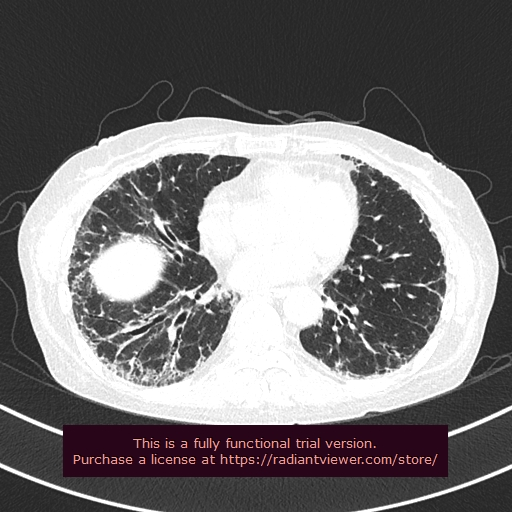
#> input picture test/reticular/1400001.jpg, 512 x 512 px
$ jupyter execute --allow-errors '视频分析.ipynb'
#> lines starting #> are read from the running program, lines starting #| are printed output that depends on the picture; after the words box and inside, x2 and y2 are one past the last pixel; in counts of white or black regions, pixels touching at a corner belong together; long printed decimals are rounded
[cell 1]
import cv2 as cv
import matplotlib.pyplot as plt
import numpy as np
import imageio

buf=[]
for i in range(20):
    s=""
    if i+1<10:
        s="0"+str(i+1)
    else:
        s=str(i+1)
    tmp=cv.imread("test/honeycombing/"+s+"00001.jpg")
    buf.append(tmp)


gif=imageio.mimsave('honeycombing.gif',buf,'GIF',duration=0.2)

buf=[]
for i in range(20):
    s=""
    if i+1<10:
        s="0"+str(i+1)
    else:
        s=str(i+1)
    tmp=cv.imread("test/reticular/"+s+"00001.jpg")
    buf.append(tmp)


gif=imageio.mimsave('reticular.gif',buf,'GIF',duration=0.2)

[cell 2]
img1=cv.imread("test/reticular/1400001.jpg")
#> img1 is the input picture: shape (512, 512, 3); mean B, G, R 116.1, 114.8, 117.7
img2=cv.imread("test/reticular/1500001.jpg")
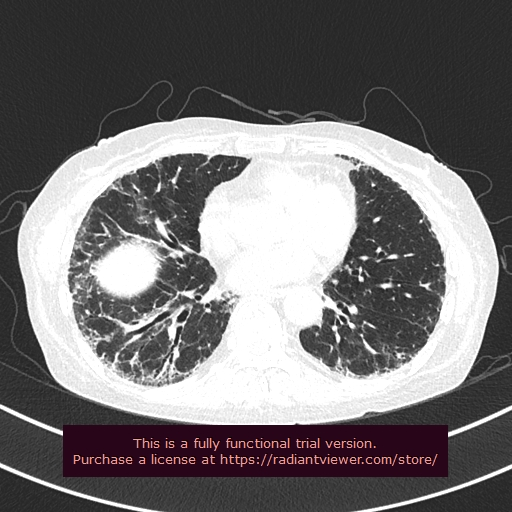
#> input picture test/reticular/1500001.jpg, 512 x 512 px
#> img2 is the input picture: shape (512, 512, 3); mean B, G, R 115.6, 114.3, 117.2
img1=cv.cvtColor(img1,cv.COLOR_BGR2GRAY)
#> img1: shape (512, 512)
img2=cv.cvtColor(img2,cv.COLOR_BGR2GRAY)
#> img2: shape (512, 512)


level=8 #灰度级
#变换灰度级
grayLevel1=np.zeros(img1.shape,np.uint8)
grayLevel2=np.zeros(img1.shape,np.uint8)
for i in range(img1.shape[0]):
    for j in range(img1.shape[1]):
        l=img1[i,j]/(256/level)  #0,1,..,level-1级
        grayLevel1[i,j]=l
        l=img2[i,j]/(256/level)  #0,1,..,level-1级
        grayLevel2[i,j]=l


mask=np.zeros(img1.shape,np.uint8)
for i in range(img1.shape[0]):
    for j in range(img1.shape[1]):
        if grayLevel1[i,j]==grayLevel2[i,j]:
            mask[i,j]=0
        else:
            mask[i,j]=255
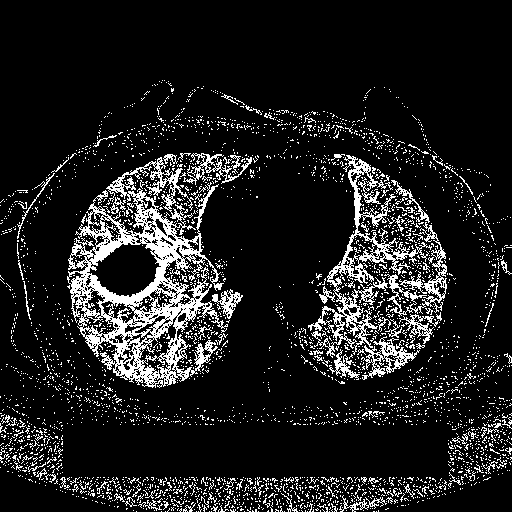
#> mask: shape (512, 512); 12.4% white in thin lines or dots, all inside (x1, y1, x2, y2) = (0, 80, 512, 512)


plt.imshow(mask,cmap="gray")

[cell 3]
kernel=cv.getStructuringElement(cv.MORPH_ELLIPSE,(7,7))
closing=cv.morphologyEx(mask,cv.MORPH_CLOSE,kernel)#使用闭操作消除图像内部的小孔

for i in range(7):
    closing=cv.morphologyEx(closing,cv.MORPH_CLOSE,kernel)#使用闭操作消除图像内部的小孔
#> closing: shape (512, 512); 31.1% white; 321 white regions (289 under 20 px), largest, box (x1, y1, x2, y2) and area: (13, 149, 260, 425) 29821, (289, 151, 456, 384) 20801, (0, 397, 512, 512) 19059

kernel=np.ones((5,5))
closing=cv.morphologyEx(closing,cv.MORPH_OPEN,kernel)
plt.imshow(closing,cmap="gray")

[cell 4]
seedPoint1=(180,190)
seedPoint2=(400,300)
seedPoint3=(150,350)
mask=np.zeros([closing.shape[0]+2,closing.shape[1]+2],np.uint8)
fill1=closing.copy()
cv.floodFill(fill1,mask=mask,seedPoint=seedPoint1,newVal=150)
mask2=np.zeros([closing.shape[0]+2,closing.shape[1]+2],np.uint8)
fill2=closing.copy()
cv.floodFill(fill2,mask=mask2,seedPoint=seedPoint2,newVal=150)
mask3=np.zeros([closing.shape[0]+2,closing.shape[1]+2],np.uint8)
fill3=closing.copy()
cv.floodFill(fill3,mask=mask3,seedPoint=seedPoint3,newVal=150)
plt.imshow(np.hstack((closing,fill1,fill2,fill3)),cmap="gray")
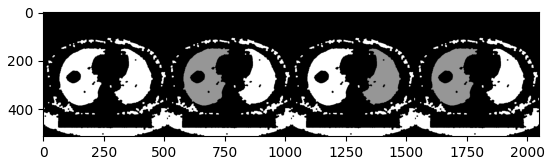
#> figure drawn by matplotlib, 1 panel

[cell 5]
mask_all=mask[1:mask.shape[0]-1,1:mask.shape[0]-1]+mask2[1:mask2.shape[0]-1,1:mask2.shape[0]-1]+mask3[1:mask3.shape[0]-1,1:mask3.shape[0]-1]
image=np.zeros(img1.shape,np.uint8)
for i in range(img1.shape[0]):
    for j in range(img1.shape[1]):
        if mask_all[i,j]>=1:
            image[i,j]=255
        else:
            image[i,j]=0
#> image: shape (512, 512); 18.2% white; 2 white regions, box (x1, y1, x2, y2) and area: (67, 152, 257, 387) 27336, (295, 154, 453, 384) 20441

plt.imshow(image,cmap="gray")

kernel=np.ones((5,5))
image=cv.morphologyEx(image,cv.MORPH_OPEN,kernel)
plt.imshow(image,cmap="gray")

[cell 6]
#孔洞填充   区域生长法
mask=np.zeros([image.shape[0]+2,image.shape[1]+2],np.uint8)
fill1=image.copy()
cv.floodFill(fill1,mask=mask,seedPoint=seedPoint1,newVal=150)
mask2=np.zeros([image.shape[0]+2,image.shape[1]+2],np.uint8)
fill2=image.copy()
cv.floodFill(fill2,mask=mask2,seedPoint=seedPoint2,newVal=150)
mask3=np.zeros([image.shape[0]+2,image.shape[1]+2],np.uint8)
background=image.copy()
cv.floodFill(background,mask=mask3,seedPoint=(1,1),newVal=150)#除掉面积很大的那个孔洞
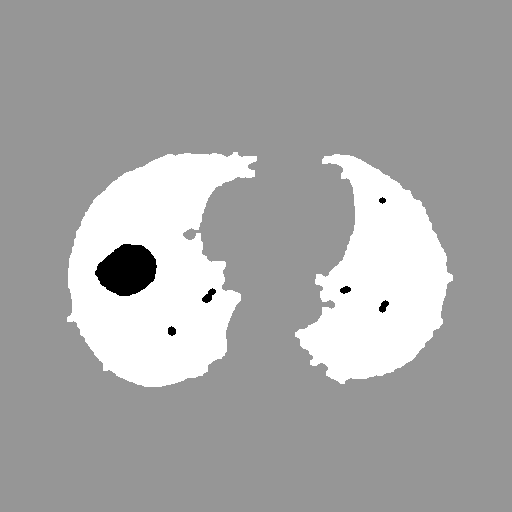
#> background: shape (512, 512); min 0, max 255, mean 167.6
mask4=np.zeros([image.shape[0]+2,image.shape[1]+2],np.uint8)
white=image.copy()
cv.floodFill(white,mask=mask4,seedPoint=(120,280),newVal=150)
plt.imshow(np.hstack((fill1,fill2,background,white)),cmap="gray")

mask_all=mask[1:mask.shape[0]-1,1:mask.shape[0]-1]+mask2[1:mask2.shape[0]-1,1:mask2.shape[0]-1]+mask3[1:mask3.shape[0]-1,1:mask3.shape[0]-1]+mask4[1:mask4.shape[0]-1,1:mask4.shape[0]-1]
holes=np.zeros(image.shape)


for i in range(image.shape[0]):
    for j in range(image.shape[1]):
        if mask_all[i,j]==0:
            image[i,j]=255
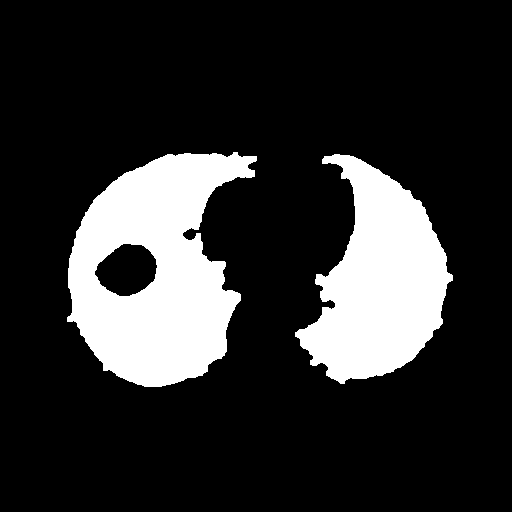
#> image: shape (512, 512); 18.4% white; 2 white regions, box (x1, y1, x2, y2) and area: (67, 152, 257, 387) 27504, (295, 154, 453, 384) 20612

#image=cv.bitwise_or(image,holes)
plt.imshow(image,cmap="gray")

[cell 7]
mask=image.copy()
finalResult=np.zeros(img2.shape,np.uint8)
for i in range(img2.shape[0]):
    for j in range(img1.shape[1]):
        if mask[i,j]==255:
            finalResult[i,j]=img2[i,j]
        else:
            finalResult[i,j]=0
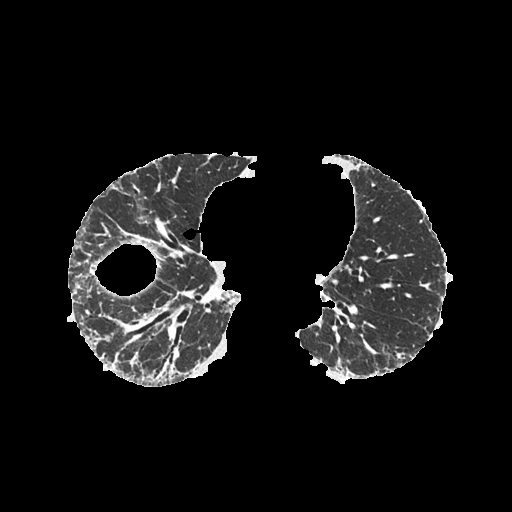
#> finalResult: shape (512, 512); min 0, max 255, mean 19.3

plt.imshow(cv.cvtColor(finalResult,cv.COLOR_BGR2RGB))

## 另一种方法

[cell 8]
img=cv.imread("test/reticular/0100001.jpg")#转换成灰度图
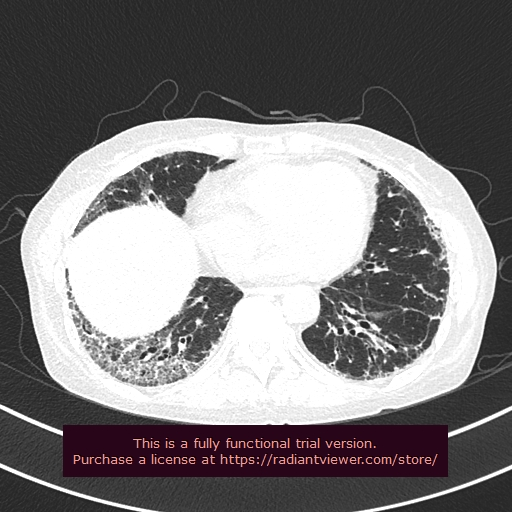
#> input picture test/reticular/0100001.jpg, 512 x 512 px
#> img is the input picture: shape (512, 512, 3); mean B, G, R 124, 122.7, 125.7
img=cv.cvtColor(img,cv.COLOR_BGR2GRAY)
#> img: shape (512, 512)

#全局阈值分割
meanGray=img.mean() #平均灰度值
#> meanGray = 123.8
ret,thresh=cv.threshold(img,meanGray,255,cv.THRESH_BINARY)
#> thresh: shape (512, 512); 39.4% white; 246 white regions (201 under 20 px), largest, box (x1, y1, x2, y2) and area: (20, 118, 497, 425) 97936, (336, 301, 398, 357) 982, (0, 463, 161, 512) 647
#> ret = 123
T=meanGray
#> T = 123.8

result=[]
T_last=0
print(abs(T_last-T))
#| 123.764
while abs(T_last-T)>0.1:
    T_last=T
    zero_value=0
    zero_num=0
    one_value=0
    one_num=0
    for i in range(img.shape[0]):
        for j in range(img.shape[1]):
            if thresh[i,j]==0:
                zero_num+=1
                zero_value+=img[i,j]
            else:
                one_num+=1
                one_value+=img[i,j]

    T=((zero_value/zero_num)+(one_value/one_num))/2 #计算前景和背景的平均灰度

    meanGray=T
    print(meanGray)
    ret,thresh=cv.threshold(img,meanGray,255,cv.THRESH_BINARY)
    result.append(thresh)
#> this loop made 4 passes
#> (T_last, T, meanGray, ret) on passes 1 to 4: (123.8, 143.9, 143.9, 143), (143.9, 146.1, 146.1, 146), (146.1, 146.4, 146.4, 146), (146.4, 146.4, 146.4, 146)
#| 143.852
#| 146.057
#| 146.399
#| 146.399
#> pass 1, `ret,thresh=cv.threshold(img,meanGray,255,cv.THRESH_BINARY)`:
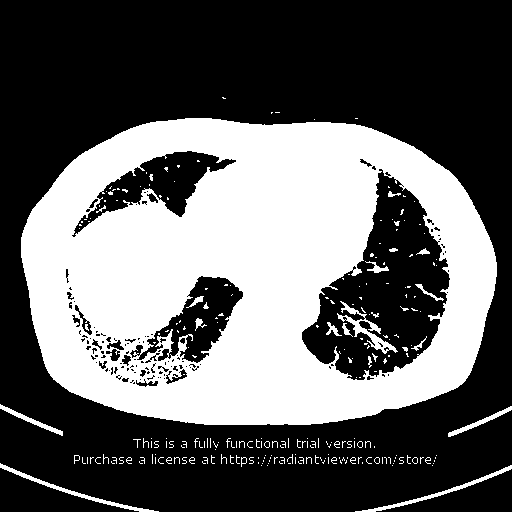
#> thresh: shape (512, 512); 38.3% white; 259 white regions (232 under 20 px), largest, box (x1, y1, x2, y2) and area: (21, 118, 497, 425) 95515, (337, 301, 398, 354) 652, (0, 463, 159, 512) 615
#> after the loop, result = 4 items

contours, hierarchy = cv.findContours(thresh,cv.RETR_EXTERNAL, cv.CHAIN_APPROX_SIMPLE)
#> contours = 162 contours, 156 with area under 20; largest, box (x1, y1, x2, y2) and area: (21, 118, 497, 425) 121904, (0, 463, 159, 512) 449, (355, 465, 512, 512) 412, (448, 406, 512, 437) 237, (0, 404, 63, 436) 234, (74, 455, 80, 464) 24
maxArea=0
maxContour=[]
index=0
for i in range(len(contours)):
    area = cv.contourArea(contours[i])
    if area>maxArea:
        maxArea=area
        maxContour=contours[i]
#> this loop made 162 passes
#> (area, maxArea) on passes 1, 12, 159: (412.5, 412.5), (449, 449), (121904, 121904)
#> after the loop, maxArea = 121904; maxContour = contour of 542 points, box (x1, y1, x2, y2) (21, 118, 497, 425), area 121904

i=cv.drawContours(img, [maxContour], 0, (0,150,100), 3)


#判断点是否在最大连通区域轮廓内,制作掩模
mask=thresh.copy()
isIn=0
for i in range(thresh.shape[0]):
    for j in range(thresh.shape[1]):
        isIn=cv.pointPolygonTest(maxContour,(j,i),False)

        if isIn==1:
            mask[i,j]=0
        else:
            mask[i,j]=255
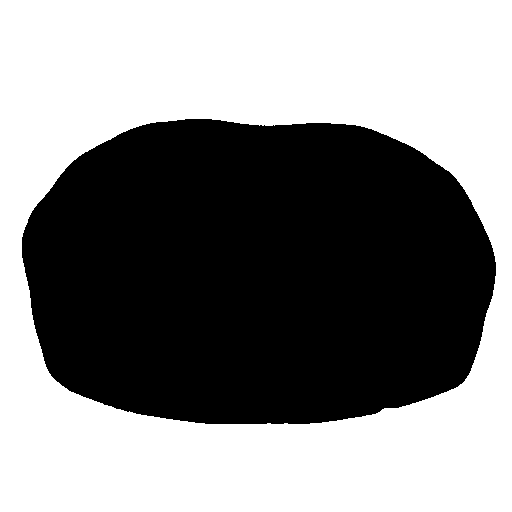
#> mask: shape (512, 512); 53.7% white; 1 black region, box (x1, y1, x2, y2) and area: (22, 119, 496, 424) 121297


#取反
mask=~mask
result=mask-thresh
#闭运算
kernel=cv.getStructuringElement(cv.MORPH_ELLIPSE,(3,3))
result=cv.morphologyEx(result,cv.MORPH_CLOSE,kernel)#使用闭操作消除图像内部的小孔
plt.imshow(result,cmap="gray")

[cell 9]
plt.imshow(image,cmap="gray")

[cell 10]
plt.imshow(image-result,cmap="gray")

[cell 11]
for i in range(holes.shape[0]):
    for j in range(holes.shape[1]):
        if mask_all[i,j]>=1:
            holes[i,j]=0
        else:
            holes[i,j]=255
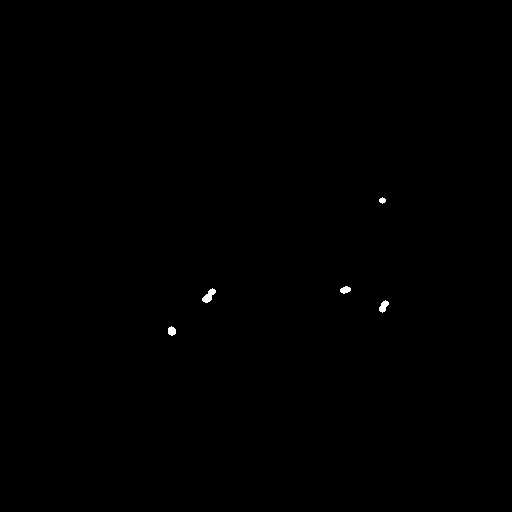
#> holes: shape (512, 512) float64; 0.13% white; 5 white regions, box (x1, y1, x2, y2) and area: (202, 288, 216, 303) 107, (379, 300, 389, 313) 77, (340, 286, 351, 294) 61, (168, 326, 176, 336) 61, (379, 197, 386, 204) 33

#> (the rest of this cell did not finish here and is left out)
